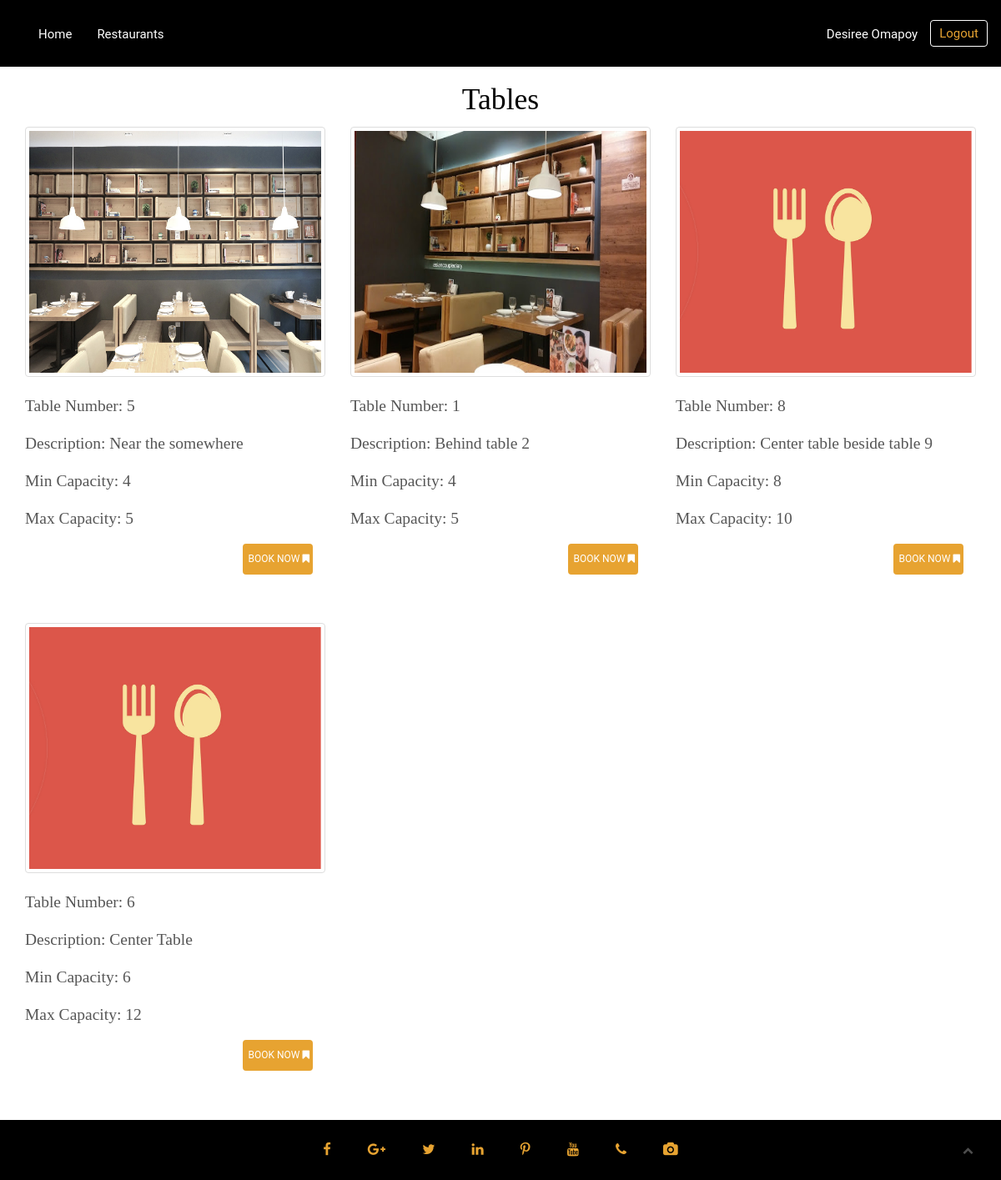
The app's page /Model/Customer/tables.php?cid=1&pid=1 (signed in) with its own data.
### tables this page shows
CREATE TABLE `customers` (
  `customer_id` int(11) NOT NULL,
  `customer_fname` varchar(255) NOT NULL,
  `customer_mname` varchar(255) DEFAULT NULL,
  `customer_lname` varchar(255) NOT NULL,
  `customer_addr` varchar(255) NOT NULL,
  `customer_phone` varchar(255) NOT NULL,
  `customer_email` varchar(255) NOT NULL,
  `customer_gender` varchar(255) NOT NULL,
  `customer_birthdate` date NOT NULL,
  `customer_status` varchar(30) DEFAULT 'Active',
  `customer_password` varchar(255) NOT NULL,
  `customer_pic` varchar(255) NOT NULL,
  `date_created` timestamp NOT NULL DEFAULT CURRENT_TIMESTAMP
);

CREATE TABLE `tables` (
  `table_id` int(11) NOT NULL,
  `table_num` varchar(255) NOT NULL,
  `maxcapacity` varchar(255) NOT NULL,
  `mincapacity` varchar(255) NOT NULL,
  `area_desc` varchar(255) NOT NULL,
  `restaurant_id` int(11) NOT NULL,
  `image` varchar(255) NOT NULL,
  `status` int(11) NOT NULL DEFAULT '0'
);

### Controller/dbconn.php (called while the page is built, shortened)
<?php
function con(){
	return new PDO("mysql:host=localhost;dbname=ktb2;", "root","");
}
	function getCustomer($data){
		$con = con();
		$sql = "SELECT * FROM customers WHERE customer_id = ?";
		$stmt = $con->prepare($sql);
		$stmt->execute($data);
		$row = $stmt->fetchAll(PDO::FETCH_ASSOC);
		return $row;
	}
		function getSingleOwner($data){
			$con = con();
			$sql = "SELECT * FROM restaurants WHERE restaurant_id = ?";
			$stmt = $con->prepare($sql);
			$stmt->execute($data);
			$row = $stmt->fetch(PDO::FETCH_ASSOC);
			return $row;
		}
		function getTables($data)
		{
			$db = con();
			$sql = "SELECT * FROM tables t, restaurants r where t.restaurant_id = r.restaurant_id AND t.restaurant_id = ?";
			$s = $db->prepare($sql);
			$s->execute($data);
			$tables = $s->fetchAll(PDO::FETCH_ASSOC);
			return $tables;
		}
?>

### Model/Customer/tables.php (the view, shortened to what this page needs)
<?php
    include '../../Controller/dbconn.php';
    $Resid = $_GET['cid'];
    $basta = getSingleOwner(array($Resid));
?>
    <!doctype html>
    <html class="no-js" lang="">
    <?php include('header.php');?>
        <div class="container-fluid">
            <div class="row">
                <div class="col-lg-12" id="div0">
                    <center>
                        <h2 style="color: black;">Tables</h2></center>
                    <?php $tables = getTables(array($Resid));
                 foreach($tables as $t){ ?>
                        <div class="col-sm-4 container" style="margin-bottom: 5%;">
                            <?php
                        $filename = '../../Image/'.$t['image'].'';
                        if($t['image'] == '' || !(file_exists($filename))){?>
                                <img src="../../Image/icon3.png" alt="blank" class="img-responsive thumbnail" style="width: 100%; height: 300px;">
                                <?php }else{ ?>
                                    <img src="../../Image/<?php echo $t['image']?>" class="img-responsive thumbnail" style="width: 100%; height: 300px;">
                                    <?php } ?>
                                        <h5>Table Number: <?php echo $t['table_num']; ?></h5>
                                        <h5>Description: <?php echo $t['area_desc']; ?></h5>
                                        <h5>Min Capacity: <?php echo $t['mincapacity'];?></h5>
                                        <h5>Max Capacity: <?php echo $t['maxcapacity'];?></h5>
                                        <?php
                                          $con = con();
                                         $sql = "SELECT * FROM schedules s, restaurants r WHERE r.restaurant_id = s.restaurant_id AND s.restaurant_id = '$Resid' ORDER BY DATE_FORMAT(s.sched_sdate, '%D')";
                                          $stmt = $con->prepare($sql);
                                          $stmt->execute();
                                          $view = $stmt->fetchAll(PDO::FETCH_ASSOC);
                                          $flag = false;
                                          $flag2 = false;
                                          $date2 = date('Y-m-d');
                                          foreach ($view as $r) {
                                            $date = date('Y-m-d', strtotime($r['sched_sdate']));
                                            $date3 = date('Y-m-d', strtotime($r['sched_edate']));
                                                if($date <= $date2 && $date3 >= $date2 && $r['status'] == 1){
                                                        $flag = true;
                                                }
                                                if($t['status'] == 1){
                                                            $flag2 = true;
                                                    }
                                          }
                                                if($flag){?>
                                                <?php  }
                                                if($flag2){ ?>
                                                    <a onclick="alreadyBook(<?php echo $r['restaurant_id'];?>,'<?php echo $r['restaurant_name'];?>');" class="btn btn-danger pull-right">&nbsp;Book Now&nbsp;<i class="fa fa-bookmark" aria-hidden="true"></i></a>
                                                <?php } elseif(!($flag) && !($flag2)){ ?>
                                                    <a href="#" onclick="getDate(<?php echo $_GET['cid'];?>,<?php echo $t['table_id'];?>,<?php echo $basta['maxdate'];?>);" class="btn btn-primary pull-right">&nbsp;Book Now&nbsp;<i class="fa fa-bookmark" aria-hidden="true"></i></a>
                                                <?php }
                                            ?>
                        </div>
                            <?php } ?>
                </div>
            </div>
        </div>
        <?php include('footer.php');?>
            </body>
    </html>

### Model/Customer/header.php (shortened to what this page needs)
<head>
    <link rel="stylesheet" href="../../assets/css/bootstrap.min.css">
    <link href="../../assets/fonts/css.css" rel="stylesheet" type="text/css">
    <link rel="stylesheet" href="../../assets/css/font-awesome.min.css">
    <link rel="stylesheet" href="../../assets/css/animate/animate.css" />
    <link rel="stylesheet" href="../../assets/css/plugins.css" />
    <link rel="stylesheet" href="../../assets/css/style3.css">
    <link rel="stylesheet" href="../../assets/css/datatable.css">
    <link rel="stylesheet" href="../../assets/css/buttons.dataTables.min.css" />
    <link rel="stylesheet" href="../../assets/css/responsive.css" />
    <link rel="stylesheet" href="../../assets/css/star-rating.min.css" />
    <link rel="stylesheet" href="../../assets/css/bootstrap-datepicker.css" />
    <link rel="stylesheet" href="../../assets/css/jquery.timepicker.min.css" />
</head>
<body>
    <header id="home" class="navbar-fixed-top">
        <div class="main_menu_bg">
            <div class="container">
                <div class="row">
                    <nav class="navbar navbar-default">
                        <div class="container-fluid">
                            <div class="navbar-header">
                                <a class="navbar-brand our_logo" href="#"></a>
                            </div>
                            <div class="collapse navbar-collapse" id="bs-example-navbar-collapse-1">
                                <ul class="nav navbar-nav navbar-left">
                                    <li><a href="home.php?id=<?php echo $_SESSION['id']?>">Home</a></li>
                                    <li><a href="restaurant.php?id=<?php echo $_SESSION['id'];?>">Restaurants</a></li>
                                </ul>
                                <?php
                                    if($_SESSION['id'])
                                     {
                                        $customer = getCustomer(array($_SESSION['id']));
                                        foreach ($customer as $row) {
                                    ?>
                                    <ul class="nav navbar-nav navbar-right">
                                        <li>
                                            <a href="customerprofile.php?id=<?php echo $row['customer_id']; ?>">
                                                <?php echo $row['customer_fname'].' '.$row['customer_lname']?>
                                            </a>
                                        </li>
                                        <li><a class="booking" href="../../Controller/logout.php">Logout</a></li>
                                    </ul>
                                    <?php } }?>
                            </div>
                        </div>
                    </nav>
                </div>
            </div>
        </div>
    </header>

### Model/Customer/footer.php (shortened to what this page needs)
<footer class="footer">
    <div class="text-center">
        <div class="row">
            <div class="col-sm-12">
                <div class="copyright  wow zoomIn" data-wow-duration="3s">
                    <p><a href=""><i class="fa fa-facebook"></i></a>
                        <a href=""><i class="fa fa-google-plus"></i></a>
                        <a href=""><i class="fa fa-twitter"></i></a>
                        <a href=""><i class="fa fa-linkedin"></i></a>
                        <a href=""><i class="fa fa-pinterest-p"></i></a>
                        <a href=""><i class="fa fa-youtube"></i></a>
                        <a href=""><i class="fa fa-phone"></i></a>
                        <a href=""><i class="fa fa-camera"></i></a></p>
                </div>
            </div>
        </div>
    </div>
</footer>
<div class="scrollup">
    <a href="#"><i class="fa fa-chevron-up"></i></a>
</div>

### assets/css/style3.css (style rules this page uses)
.container { position: relative; }
html, body { background-color: white; font-size: 15px; color: #565656; padding: 0; margin-left: 0; margin-right: 0; font-family: 'roboto', sans-serif; overflow-x: hidden; }
img { -moz-user-select: none; -webkit-user-select: none; -ms-user-select: none; user-select: none; -webkit-user-drag: none; user-drag: none; }
a, a:hover, a:active, a:focus { text-decoration: none; outline: none; }
a, button, a span { -webkit-transition: 0.2s ease-in-out; -o-transition: 0.2s ease-in-out; transition: 0.2s ease-in-out; font-family: 'roboto', sans-serif; }
*, *:before, *:after { -webkit-box-sizing: border-box; -moz-box-sizing: border-box; box-sizing: border-box; }
p { margin: 0 0 15px; }
ol, ul { list-style: none; padding: 0; }
img { max-width: 100%; }
h1, h2, h3 { font-family: 'Pacifico', cursive; font-weight: 300; margin: 0; color:#000000; }
h4, h5 { font-weight: 300; margin: 0; line-height: 2rem; font-family: 'Pacifico', cursive; }
h2 { font-weight: 300; margin-bottom: .9rem; font-size: 2.375rem; line-height: 2.5rem; }
h5 { font-size: 1.3rem; margin-bottom: 1rem; }
p { line-height: 1.5rem; font-size: 1.1rem; }
p:last-child { margin-bottom: 0px; }
.btn { margin-right: 15px; border-radius: 0px; }
.btn-primary { padding: 8px 2px; font-size: 12px; color: #ffffff; margin-right: 15px; border-radius: 0px; }
.btn-primary { background-color: #E7A331; color: #ffffff; border: 2px solid #E7A331; text-transform: uppercase; border-radius:4px; }
.btn-primary:before, .btn-primary:after { background-color: #ffffff; }
a.navbar-brand.our_logo { position: absolute; left: 0; top: 0px; width: 25%; }
.main_menu_bg { background:black; height: 80px; }
.navbar-default { background-color: transparent; border-color: transparent; }
.container-fluid { margin-top: 15px; }
.main_menu_bg li a.booking { border: 1px solid #fff; border-radius: 4px; color: #e7a331 !important; padding: 5px 10px; margin-top: 8px; }
.main_menu_bg .navbar { margin-bottom: 0px; }
.navbar-default .navbar-nav>li>a { color: #fff; }
.footer { background:#000; padding-top: -3%; }
.footer .copyright p { padding:25px; color:#e7a331; }
.footer .copyright p i { padding:0px 10px; color:#e7a331; }
.footer .copyright p a { padding:0px 10px; color:#e7a331; }
.scrollup { width: 30px; height: 30px; border-radius: 15px; opacity: .3; position: fixed; bottom: 20px; right: 25px; color: #fff; cursor: pointer; background-color: #000; z-index: 1000; transition: opacity .5s, background-color .5s; -moz-transition: opacity .5s, background-color .5s; -webkit-transition: opacity .5s, background-color .5s; }
.scrollup i { font-size: 13px; position: absolute; opacity: 1; color: #fff; left: 50%; top: 50%; margin-top: -7px; margin-left: -6px; text-decoration: none; }

### records on screen
customers: customer_fname "Desiree", customer_lname "Omapoy"
tables: image (picture), table_num "5", area_desc "Near the somewhere", mincapacity "4", maxcapacity "5"
tables: image (picture), table_num "1", area_desc "Behind table 2", mincapacity "4", maxcapacity "5"
tables: table_num "8", area_desc "Center table beside table 9", mincapacity "8", maxcapacity "10"
tables: table_num "6", area_desc "Center Table", mincapacity "6", maxcapacity "12"
